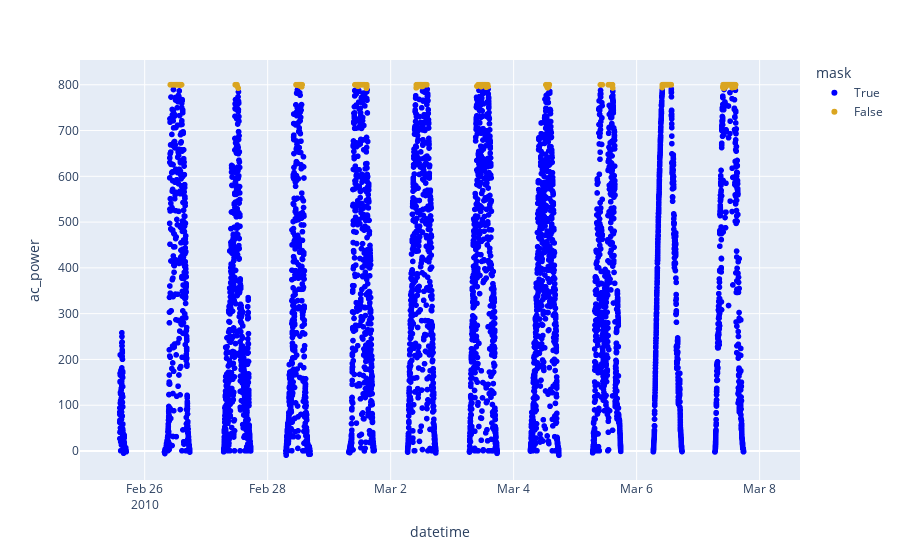

Write notebook code for a chart like this one.
### Code cell
# NBVAL_IGNORE_OUTPUT
rdtools.tune_filter_plot(example_subset['ac_power'], clip_mask_quantile)

### Figure 1 — Plotly figure (JSON) as saved in the notebook; plotly's stock layout.template omitted (floating-point values rounded to 4 significant figures; data arrays with more than 128 entries replaced by an {"elided": "..."} marker saying what was removed)
{"data": [{"hovertemplate": "mask=True<br>datetime=%{x}<br>ac_power=%{y}<extra></extra>", "legendgroup": "True", "marker": {"color": "blue", "symbol": "circle"}, "mode": "markers", "name": "True", "showlegend": true, "type": "scattergl", "x": {"elided": "5502 str values"}, "xaxis": "x", "y": {"elided": "5502 float values"}, "yaxis": "y"}, {"hovertemplate": "mask=False<br>datetime=%{x}<br>ac_power=%{y}<extra></extra>", "legendgroup": "False", "marker": {"color": "goldenrod", "symbol": "circle"}, "mode": "markers", "name": "False", "showlegend": true, "type": "scattergl", "x": {"elided": "9498 str values"}, "xaxis": "x", "y": {"elided": "9498 float values"}, "yaxis": "y"}], "layout": {"legend": {"title": {"text": "mask"}, "tracegroupgap": 0}, "margin": {"t": 60}, "xaxis": {"anchor": "y", "domain": [0, 1], "title": {"text": "datetime"}}, "yaxis": {"anchor": "x", "domain": [0, 1], "title": {"text": "ac_power"}}}}
